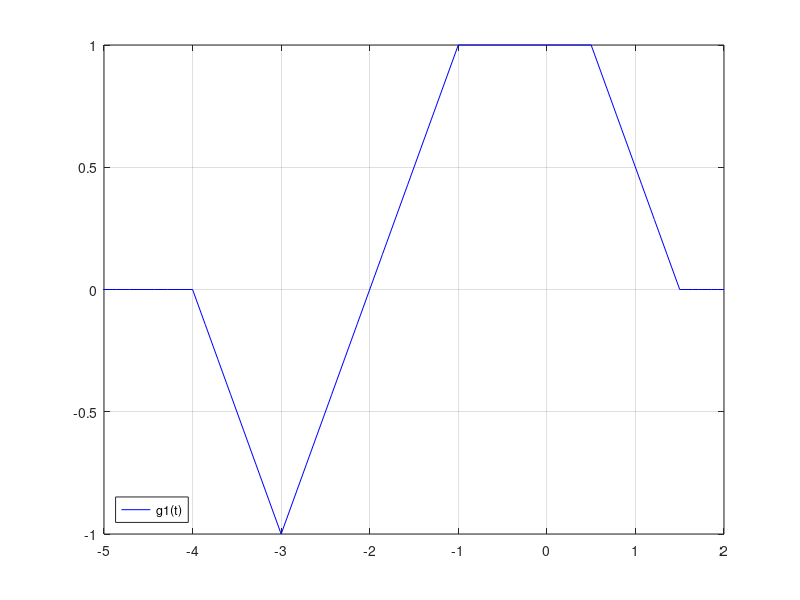
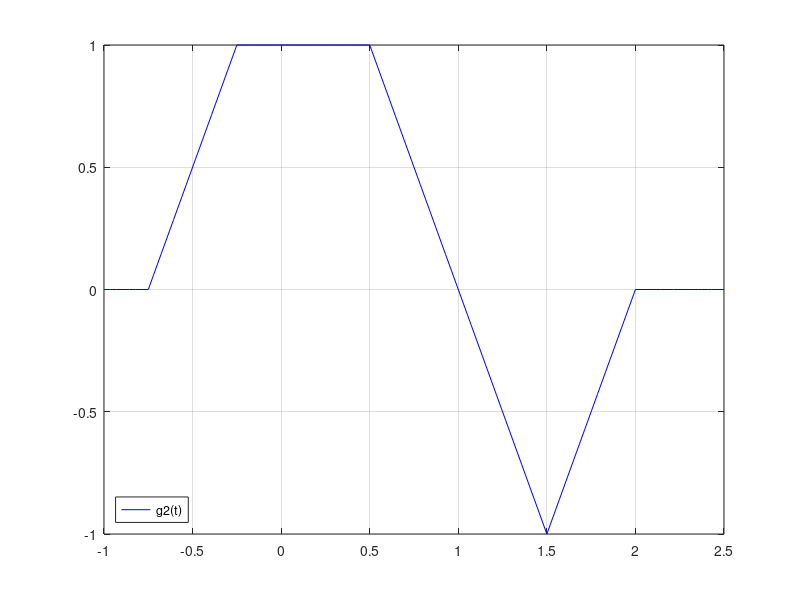
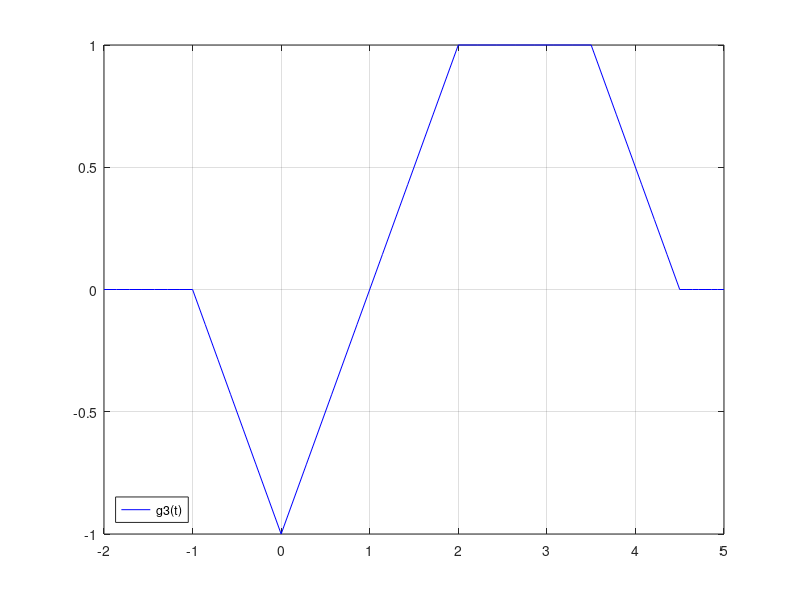

MATLAB code to generate these figures, in order:
%Problem 4

%g1(t)
figure(1)
fplot(@(x) 0*x, [-5,-4], 'b'), hold on
fplot(@(x) -1*x+1.5, [0.5,1.5], 'b')
fplot(@(x) 1, [-1,0.5], 'b')
fplot(@(x) 1*x+2, [-3,-1], 'b')
fplot(@(x) -1*x-4, [-4,-3], 'b')
fplot(@(x) 0*x, [1.5,2], 'b')
xlim([-5,2])
hold off
grid on
legend({'g1(t)'},'Location','southwest')

%g2(t)
figure(2)
fplot(@(x) 0*x, [-1,-0.75], 'b'), hold on
fplot(@(x) 2*x+1.5, [-0.75,-0.25], 'b')
fplot(@(x) 1, [-0.25,0.5], 'b')
fplot(@(x) -2*x+2, [0.5,1.5], 'b')
fplot(@(x) 2*x-4, [1.5,2], 'b')
fplot(@(x) 0*x, [2,2.5], 'b')
xlim([-1,2.5])
hold off
grid on
legend({'g2(t)'},'Location','southwest')

%g3(t)
figure(3)
fplot(@(x) 0*x, [-2,-1], 'b'), hold on
fplot(@(x) -1*x+4.5, [3.5,4.5], 'b')
fplot(@(x) 1, [2,3.5], 'b')
fplot(@(x) 1*x-1, [0,2], 'b')
fplot(@(x) -1*x-1, [-1,0], 'b')
fplot(@(x) 0*x, [4.5,5], 'b')
xlim([-2,5])
hold off
grid on
legend({'g3(t)'},'Location','southwest')
